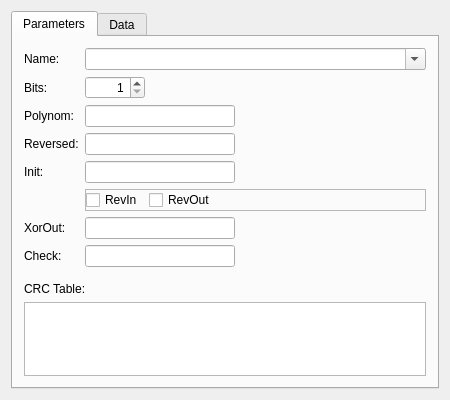
<?xml version="1.0" encoding="UTF-8"?>
<ui version="4.0">
 <class>MainWindow</class>
 <widget class="QDialog" name="MainWindow">
  <property name="geometry">
   <rect>
    <x>0</x>
    <y>0</y>
    <width>450</width>
    <height>400</height>
   </rect>
  </property>
  <property name="minimumSize">
   <size>
    <width>450</width>
    <height>400</height>
   </size>
  </property>
  <property name="windowTitle">
   <string>CRC Calculator</string>
  </property>
  <property name="modal">
   <bool>true</bool>
  </property>
  <layout class="QHBoxLayout" name="horizontalLayout">
   <property name="sizeConstraint">
    <enum>QLayout::SetDefaultConstraint</enum>
   </property>
   <item>
    <widget class="QTabWidget" name="tabWidget">
     <property name="currentIndex">
      <number>0</number>
     </property>
     <widget class="QWidget" name="tabParams">
      <attribute name="title">
       <string>Parameters</string>
      </attribute>
      <layout class="QVBoxLayout" name="verticalLayout_2">
       <item>
        <widget class="QFrame" name="frame">
         <layout class="QFormLayout" name="formLayout">
          <property name="leftMargin">
           <number>0</number>
          </property>
          <property name="topMargin">
           <number>0</number>
          </property>
          <property name="rightMargin">
           <number>0</number>
          </property>
          <property name="bottomMargin">
           <number>9</number>
          </property>
          <item row="0" column="0">
           <widget class="QLabel" name="label_2">
            <property name="text">
             <string>Name:</string>
            </property>
           </widget>
          </item>
          <item row="0" column="1">
           <widget class="QComboBox" name="comboName">
            <property name="editable">
             <bool>true</bool>
            </property>
           </widget>
          </item>
          <item row="1" column="0">
           <widget class="QLabel" name="label_3">
            <property name="text">
             <string>Bits:</string>
            </property>
           </widget>
          </item>
          <item row="1" column="1">
           <widget class="QSpinBox" name="spinWidth">
            <property name="maximumSize">
             <size>
              <width>60</width>
              <height>16777215</height>
             </size>
            </property>
            <property name="alignment">
             <set>Qt::AlignRight|Qt::AlignTrailing|Qt::AlignVCenter</set>
            </property>
            <property name="minimum">
             <number>1</number>
            </property>
            <property name="maximum">
             <number>64</number>
            </property>
           </widget>
          </item>
          <item row="2" column="0">
           <widget class="QLabel" name="label_4">
            <property name="text">
             <string>Polynom:</string>
            </property>
           </widget>
          </item>
          <item row="3" column="0">
           <widget class="QLabel" name="label_5">
            <property name="text">
             <string>Reversed:</string>
            </property>
           </widget>
          </item>
          <item row="4" column="0">
           <widget class="QLabel" name="label_6">
            <property name="text">
             <string>Init:</string>
            </property>
           </widget>
          </item>
          <item row="5" column="1">
           <widget class="QFrame" name="frameRevInOut">
            <property name="frameShape">
             <enum>QFrame::StyledPanel</enum>
            </property>
            <property name="frameShadow">
             <enum>QFrame::Raised</enum>
            </property>
            <layout class="QHBoxLayout" name="horizontalLayout_2">
             <property name="leftMargin">
              <number>0</number>
             </property>
             <property name="topMargin">
              <number>0</number>
             </property>
             <property name="rightMargin">
              <number>0</number>
             </property>
             <property name="bottomMargin">
              <number>0</number>
             </property>
             <item>
              <widget class="QCheckBox" name="checkRevIn">
               <property name="text">
                <string>RevIn</string>
               </property>
              </widget>
             </item>
             <item>
              <widget class="QCheckBox" name="checkRevOut">
               <property name="text">
                <string>RevOut</string>
               </property>
              </widget>
             </item>
             <item>
              <spacer name="horizontalSpacer">
               <property name="orientation">
                <enum>Qt::Horizontal</enum>
               </property>
               <property name="sizeHint" stdset="0">
                <size>
                 <width>40</width>
                 <height>20</height>
                </size>
               </property>
              </spacer>
             </item>
            </layout>
           </widget>
          </item>
          <item row="6" column="0">
           <widget class="QLabel" name="label_8">
            <property name="text">
             <string>XorOut:</string>
            </property>
           </widget>
          </item>
          <item row="7" column="0">
           <widget class="QLabel" name="label_7">
            <property name="text">
             <string>Check:</string>
            </property>
           </widget>
          </item>
          <item row="2" column="1">
           <widget class="QFrame" name="framePoly">
            <layout class="QHBoxLayout" name="horizontalLayout_3" stretch="0,1">
             <property name="leftMargin">
              <number>0</number>
             </property>
             <property name="topMargin">
              <number>0</number>
             </property>
             <property name="rightMargin">
              <number>0</number>
             </property>
             <property name="bottomMargin">
              <number>0</number>
             </property>
             <item>
              <widget class="QLineEdit" name="editPoly">
               <property name="minimumSize">
                <size>
                 <width>150</width>
                 <height>0</height>
                </size>
               </property>
              </widget>
             </item>
             <item>
              <widget class="QLabel" name="labelPoly"/>
             </item>
            </layout>
           </widget>
          </item>
          <item row="3" column="1">
           <widget class="QFrame" name="frameReversed">
            <layout class="QHBoxLayout" name="horizontalLayout_4" stretch="0,1">
             <property name="leftMargin">
              <number>0</number>
             </property>
             <property name="topMargin">
              <number>0</number>
             </property>
             <property name="rightMargin">
              <number>0</number>
             </property>
             <property name="bottomMargin">
              <number>0</number>
             </property>
             <item>
              <widget class="QLineEdit" name="editReversed">
               <property name="minimumSize">
                <size>
                 <width>150</width>
                 <height>0</height>
                </size>
               </property>
              </widget>
             </item>
             <item>
              <widget class="QLabel" name="labelReversed"/>
             </item>
            </layout>
           </widget>
          </item>
          <item row="4" column="1">
           <widget class="QFrame" name="frameInit">
            <layout class="QHBoxLayout" name="horizontalLayout_7" stretch="0,1">
             <property name="leftMargin">
              <number>0</number>
             </property>
             <property name="topMargin">
              <number>0</number>
             </property>
             <property name="rightMargin">
              <number>0</number>
             </property>
             <property name="bottomMargin">
              <number>0</number>
             </property>
             <item>
              <widget class="QLineEdit" name="editInit">
               <property name="minimumSize">
                <size>
                 <width>150</width>
                 <height>0</height>
                </size>
               </property>
              </widget>
             </item>
             <item>
              <widget class="QLabel" name="labelInit"/>
             </item>
            </layout>
           </widget>
          </item>
          <item row="6" column="1">
           <widget class="QFrame" name="frameXorOut">
            <layout class="QHBoxLayout" name="horizontalLayout_5" stretch="0,1">
             <property name="leftMargin">
              <number>0</number>
             </property>
             <property name="topMargin">
              <number>0</number>
             </property>
             <property name="rightMargin">
              <number>0</number>
             </property>
             <property name="bottomMargin">
              <number>0</number>
             </property>
             <item>
              <widget class="QLineEdit" name="editXorOut">
               <property name="minimumSize">
                <size>
                 <width>150</width>
                 <height>0</height>
                </size>
               </property>
              </widget>
             </item>
             <item>
              <widget class="QLabel" name="labelXorOut"/>
             </item>
            </layout>
           </widget>
          </item>
          <item row="7" column="1">
           <widget class="QFrame" name="frameCheck">
            <layout class="QHBoxLayout" name="horizontalLayout_6" stretch="0,1">
             <property name="leftMargin">
              <number>0</number>
             </property>
             <property name="topMargin">
              <number>0</number>
             </property>
             <property name="rightMargin">
              <number>0</number>
             </property>
             <property name="bottomMargin">
              <number>0</number>
             </property>
             <item>
              <widget class="QLineEdit" name="editCheck">
               <property name="minimumSize">
                <size>
                 <width>150</width>
                 <height>0</height>
                </size>
               </property>
              </widget>
             </item>
             <item>
              <widget class="QLabel" name="labelCheck"/>
             </item>
            </layout>
           </widget>
          </item>
         </layout>
        </widget>
       </item>
       <item>
        <widget class="QLabel" name="label">
         <property name="text">
          <string>CRC Table:</string>
         </property>
        </widget>
       </item>
       <item>
        <widget class="QPlainTextEdit" name="plainTextEdit">
         <property name="styleSheet">
          <string notr="true">font-family: Courier;</string>
         </property>
         <property name="readOnly">
          <bool>true</bool>
         </property>
        </widget>
       </item>
      </layout>
     </widget>
     <widget class="QWidget" name="tabData">
      <attribute name="title">
       <string>Data</string>
      </attribute>
      <layout class="QVBoxLayout" name="verticalLayout"/>
     </widget>
    </widget>
   </item>
  </layout>
 </widget>
 <layoutdefault spacing="6" margin="11"/>
 <resources/>
 <connections/>
</ui>
